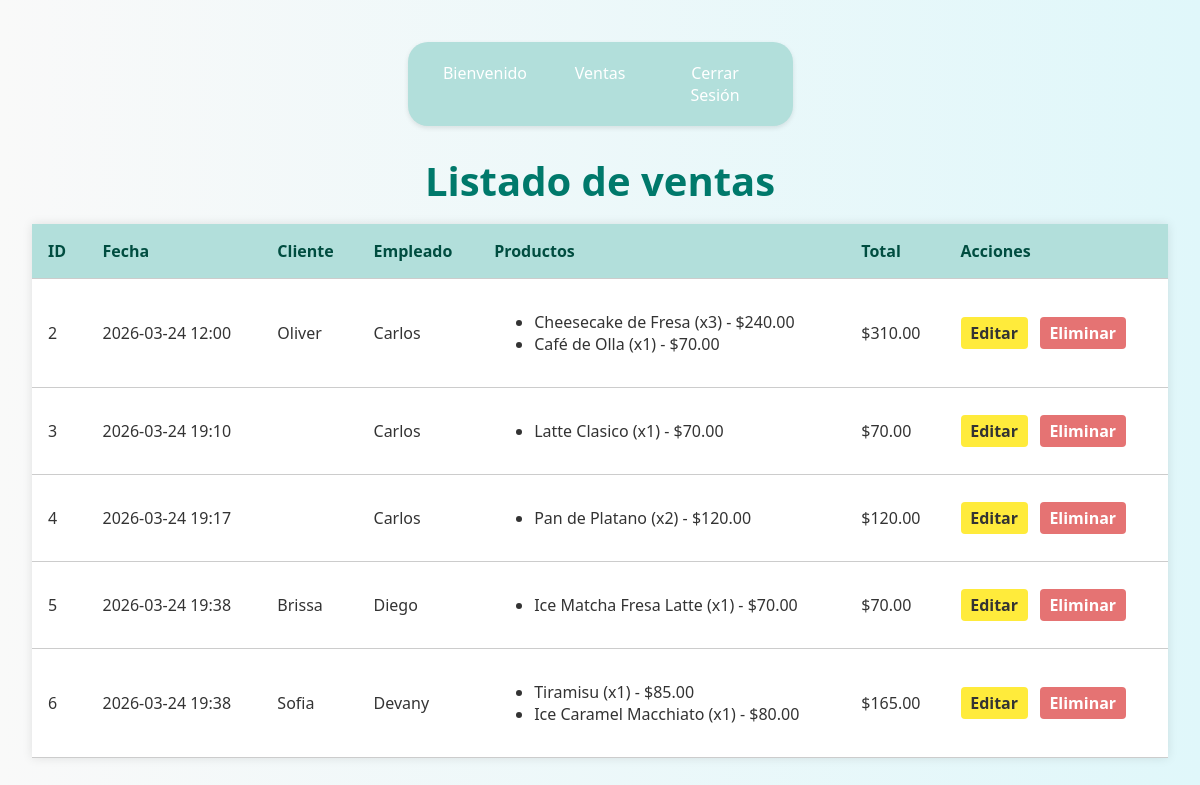
The app's page /listado_ventas/ with its own data.
### app/models.py (models this page shows, shortened)
class Venta(models.Model):
    fecha_hora = models.DateTimeField()
    total = models.DecimalField(max_digits=10, decimal_places=2, default=0) #TOTAL A PAGAR
    metodo_pago = models.CharField(max_length=45) #Efectivo, Tarjeta, etc.
    empleado = models.ForeignKey(
        Empleado,
        on_delete=models.PROTECT
    )
    cliente = models.ForeignKey(
        Cliente,
        on_delete=models.SET_NULL,
        null=True,
        blank=True
    )

class Cliente(models.Model):
    nombre = models.CharField(max_length=45)
    primer_apellido = models.CharField(max_length=45)
    segundo_apellido = models.CharField(max_length=45, null=True, blank=True)
    telefono = models.CharField(max_length=15, null=True, blank=True)
    descripcion = models.CharField(max_length=45, null=True, blank=True)

class Empleado(models.Model):
    nombre = models.CharField(max_length=45)
    primer_apellido = models.CharField(max_length=45)
    segundo_apellido = models.CharField(max_length=45, null=True, blank=True)
    rfc = models.CharField(max_length=13)

class DetalleVenta(models.Model):
    venta = models.ForeignKey(
        Venta,
        on_delete=models.CASCADE,
        related_name="detalles"
    )
    producto = models.ForeignKey(
        Producto,
        on_delete=models.PROTECT
    )
    cantidad = models.PositiveIntegerField()
    precio_unitario = models.DecimalField(max_digits=10, decimal_places=2, default=0)
    subtotal = models.DecimalField(max_digits=10, decimal_places=2, default=0)

class Producto(models.Model):
    nombre = models.CharField(max_length=70)
    precio_compra = models.DecimalField(max_digits=10, decimal_places=2)
    precio_venta = models.DecimalField(max_digits=10, decimal_places=2)
    categoria = models.ForeignKey(Categoria, on_delete=models.PROTECT) #el PORTECT evita borrar una categoría si tiene productos aja baraja.

### app/views.py (the view)
# urls.py: path('listado_ventas/', views.listado_ventas, name='listado_ventas'),
def listado_ventas(request):
    ventas = Venta.objects.all()
    return render(request, 'listado_ventas.html', {'ventas': ventas})

### app/templates/listado_ventas.html (shortened to what this page needs)
{% load static %}
<!DOCTYPE html>
<html lang="es" translate="no">
<head>
    <link rel="stylesheet" href="{% static 'css/stylelistar.css' %}">
</head>
<body>
    {% include 'menu.html' %}
    <h1>Listado de ventas</h1>
    <table class="tabla-productos">
        <thead>
            <tr>
                <th>ID</th>
                <th>Fecha</th>
                <th>Cliente</th>
                <th>Empleado</th>
                <th>Productos</th>
                <th>Total</th>
                <th>Acciones</th>
            </tr>
        </thead>
        <tbody>
            {% for venta in ventas %}
            <tr>
                <td>{{ venta.id }}</td>
                <td>{{ venta.fecha_hora|date:"Y-m-d H:i" }}</td>
                <td>{{ venta.cliente.nombre }}</td>
                <td>{{ venta.empleado.nombre }}</td>
                <td>
                    <ul>
                        {% for detalle in venta.detalles.all %}
                        <li>{{ detalle.producto.nombre }} (x{{ detalle.cantidad }}) - ${{ detalle.subtotal }}</li>
                        {% endfor %}
                    </ul>
                </td>
                <td>${{ venta.total }}</td>
                <td>
                    <a class="boton-editar" href="{% url 'editar' venta.id %}">Editar</a>
                    <a class="boton-eliminar" href="{% url 'eliminar' venta.id %}" onclick="return confirmarEliminacion(event)">Eliminar</a>
                </td>
            </tr>
            {% empty %}
            <tr>
                <td colspan="7" class="text-center text-muted">No hay ventas registradas.</td>
            </tr>
            {% endfor %}
        </tbody>
    </table>
</body>
</html>

### app/static/css/stylelistar.css (style rules this page uses)
body { font-family: 'Segoe UI', sans-serif; background: linear-gradient(to right, #f9f9f9, #e0f7fa); padding: 2rem; color: #333; margin-left: 250px; }
h1 { text-align: center; font-size: 2.5rem; color: #00796b; margin-bottom: 1rem; }
.tabla-productos { width: 100%; border-collapse: collapse; box-shadow: 0 0 10px rgba(0,0,0,0.1); background-color: white; }
.tabla-productos th, .tabla-productos td { padding: 1rem; border-bottom: 1px solid #ccc; text-align: left; }
.tabla-productos th { background-color: #b2dfdb; color: #004d40; font-weight: bold; }
.boton-editar, .boton-eliminar { margin-right: 0.5rem; padding: 0.3rem 0.6rem; text-decoration: none; border-radius: 4px; font-weight: bold; }
.boton-editar { background-color: #ffeb3b; color: #333; }
.boton-eliminar { background-color: #e57373; color: white; }

### app/static/css/styleMenu.css (style rules this page uses)
body { margin: 0; font-family: 'Segoe UI', sans-serif; background-color: #f9f9f9; }

### records on screen
Venta: id "2", fecha_hora "2026-03-24 12:00", cliente.nombre "Oliver", empleado.nombre "Carlos", total "310.00"
DetalleVenta: producto.nombre "Cheesecake de Fresa", cantidad "3", subtotal "240.00"
DetalleVenta: producto.nombre "Café de Olla", cantidad "1", subtotal "70.00"
Venta: id "3", fecha_hora "2026-03-24 19:10", empleado.nombre "Carlos", total "70.00"
DetalleVenta: producto.nombre "Latte Clasico", cantidad "1", subtotal "70.00"
Venta: id "4", fecha_hora "2026-03-24 19:17", empleado.nombre "Carlos", total "120.00"
DetalleVenta: producto.nombre "Pan de Platano", cantidad "2", subtotal "120.00"
Venta: id "5", fecha_hora "2026-03-24 19:38", cliente.nombre "Brissa", empleado.nombre "Diego", total "70.00"
DetalleVenta: producto.nombre "Ice Matcha Fresa Latte", cantidad "1", subtotal "70.00"
Venta: id "6", fecha_hora "2026-03-24 19:38", cliente.nombre "Sofia", empleado.nombre "Devany", total "165.00"
DetalleVenta: producto.nombre "Tiramisu", cantidad "1", subtotal "85.00"
DetalleVenta: producto.nombre "Ice Caramel Macchiato", cantidad "1", subtotal "80.00"
